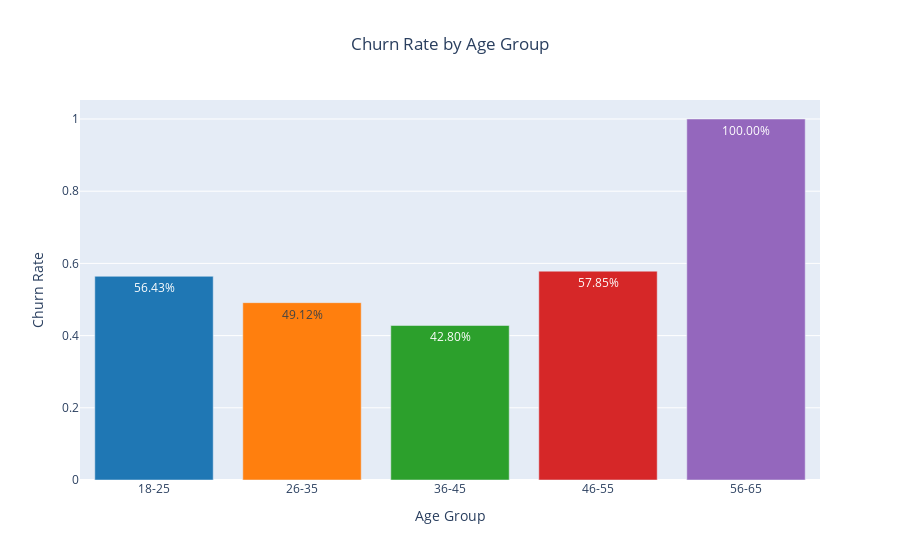

Source (notebook cell):
### Code cell
age_bins = [18, 26, 36, 46, 56, 66]
age_labels = ['18-25', '26-35', '36-45', '46-55', '56-65']
data['AgeGroup'] = pd.cut(data['Age'], bins=age_bins, labels=age_labels, right=False)

churn_rate_by_age_group = data.groupby('AgeGroup', observed=False)['Churn'].mean().reset_index()

fig = go.Figure(data=[go.Bar(
    x=churn_rate_by_age_group['AgeGroup'],
    y=churn_rate_by_age_group['Churn'],
    text=[f'{p:.2%}' for p in churn_rate_by_age_group['Churn']],
    textposition='auto',
    marker_color=['#1f77b4', '#ff7f0e', '#2ca02c', '#d62728', '#9467bd'] 
)])

fig.update_layout(
    title={
        'text': 'Churn Rate by Age Group',
        'x': 0.5,  
        'xanchor': 'center'
    },
    xaxis_title='Age Group',
    yaxis_title='Churn Rate'
)

fig.show()

### Figure 1 — Plotly figure (JSON) as saved in the notebook; plotly's stock layout.template omitted (floating-point values rounded to 4 significant figures)
{"data": [{"marker": {"color": ["#1f77b4", "#ff7f0e", "#2ca02c", "#d62728", "#9467bd"]}, "text": ["56.43%", "49.12%", "42.80%", "57.85%", "100.00%"], "textposition": "auto", "type": "bar", "x": ["18-25", "26-35", "36-45", "46-55", "56-65"], "y": [0.5643, 0.4912, 0.428, 0.5785, 1.0]}], "layout": {"title": {"text": "Churn Rate by Age Group", "x": 0.5, "xanchor": "center"}, "xaxis": {"title": {"text": "Age Group"}}, "yaxis": {"title": {"text": "Churn Rate"}}}}
